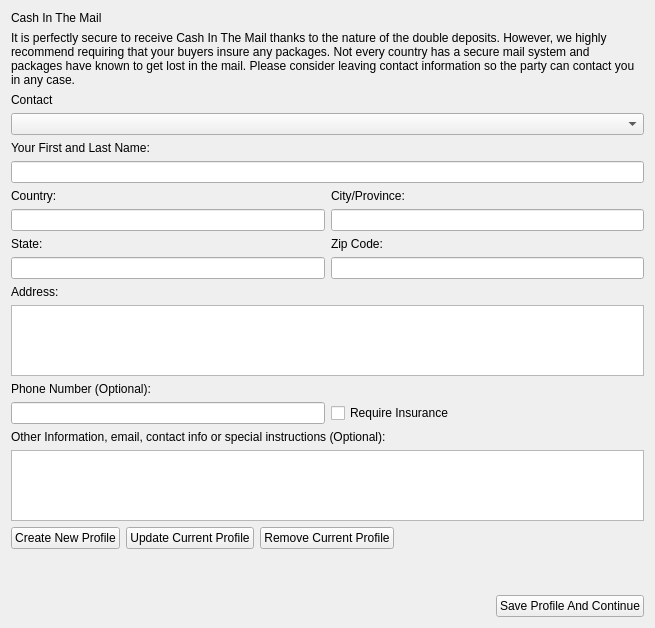
<?xml version="1.0" encoding="UTF-8"?>
<ui version="4.0">
 <class>Form</class>
 <widget class="QWidget" name="Form">
  <property name="geometry">
   <rect>
    <x>0</x>
    <y>0</y>
    <width>655</width>
    <height>628</height>
   </rect>
  </property>
  <property name="windowTitle">
   <string>Form</string>
  </property>
  <layout class="QGridLayout" name="gridLayout">
   <item row="4" column="0" colspan="2">
    <widget class="QLabel" name="NameCashText">
     <property name="text">
      <string>Your First and Last Name:</string>
     </property>
    </widget>
   </item>
   <item row="13" column="1">
    <widget class="QCheckBox" name="InsuranceCheckCash">
     <property name="text">
      <string>Require Insurance</string>
     </property>
    </widget>
   </item>
   <item row="9" column="1">
    <widget class="QLineEdit" name="ZipCashBox">
     <property name="text">
      <string/>
     </property>
    </widget>
   </item>
   <item row="7" column="0">
    <widget class="QLineEdit" name="CountryCashBox">
     <property name="text">
      <string/>
     </property>
    </widget>
   </item>
   <item row="0" column="0" colspan="2">
    <widget class="QLabel" name="CashMailText">
     <property name="text">
      <string>Cash In The Mail</string>
     </property>
    </widget>
   </item>
   <item row="6" column="0">
    <widget class="QLabel" name="CountryCashText">
     <property name="text">
      <string>Country:</string>
     </property>
    </widget>
   </item>
   <item row="5" column="0" colspan="2">
    <widget class="QLineEdit" name="NameCashBox">
     <property name="text">
      <string/>
     </property>
    </widget>
   </item>
   <item row="13" column="0">
    <widget class="QLineEdit" name="PhoneCashBox">
     <property name="text">
      <string/>
     </property>
    </widget>
   </item>
   <item row="7" column="1">
    <widget class="QLineEdit" name="CityCashBox">
     <property name="text">
      <string/>
     </property>
    </widget>
   </item>
   <item row="3" column="0" colspan="2">
    <widget class="QComboBox" name="CashMailSelect"/>
   </item>
   <item row="6" column="1">
    <widget class="QLabel" name="CityCashText">
     <property name="text">
      <string>City/Province:</string>
     </property>
    </widget>
   </item>
   <item row="8" column="1">
    <widget class="QLabel" name="ZipCashText">
     <property name="text">
      <string>Zip Code:</string>
     </property>
    </widget>
   </item>
   <item row="14" column="0" colspan="2">
    <widget class="QLabel" name="OtherInfoCash">
     <property name="text">
      <string>Other Information, email, contact info or special instructions (Optional):</string>
     </property>
    </widget>
   </item>
   <item row="8" column="0">
    <widget class="QLabel" name="StateCashText">
     <property name="text">
      <string>State:</string>
     </property>
    </widget>
   </item>
   <item row="12" column="0">
    <widget class="QLabel" name="PhoneCashText">
     <property name="text">
      <string>Phone Number (Optional):</string>
     </property>
    </widget>
   </item>
   <item row="9" column="0">
    <widget class="QLineEdit" name="StateCashBox">
     <property name="text">
      <string/>
     </property>
    </widget>
   </item>
   <item row="1" column="0" colspan="2">
    <widget class="QLabel" name="CashMailBrowser">
     <property name="text">
      <string>It is perfectly secure to receive Cash In The Mail thanks to the nature of the double deposits. However, we highly recommend requiring that your buyers insure any packages. Not every country has a secure mail system and packages have known to get lost in the mail. Please consider leaving contact information so the party can contact you in any case.</string>
     </property>
     <property name="wordWrap">
      <bool>true</bool>
     </property>
    </widget>
   </item>
   <item row="11" column="0" colspan="2">
    <widget class="QTextEdit" name="AddressCashBox">
     <property name="sizePolicy">
      <sizepolicy hsizetype="Expanding" vsizetype="Expanding">
       <horstretch>1</horstretch>
       <verstretch>1</verstretch>
      </sizepolicy>
     </property>
     <property name="maximumSize">
      <size>
       <width>16777215</width>
       <height>90</height>
      </size>
     </property>
    </widget>
   </item>
   <item row="10" column="0">
    <widget class="QLabel" name="AddressTextCash">
     <property name="text">
      <string>Address:</string>
     </property>
    </widget>
   </item>
   <item row="2" column="0">
    <widget class="QLabel" name="label">
     <property name="text">
      <string>Contact</string>
     </property>
    </widget>
   </item>
   <item row="16" column="0" colspan="2">
    <layout class="QHBoxLayout" name="horizontalLayout_2">
     <item>
      <widget class="QPushButton" name="Create6">
       <property name="text">
        <string>Create New Profile</string>
       </property>
      </widget>
     </item>
     <item>
      <widget class="QPushButton" name="Update6">
       <property name="text">
        <string>Update Current Profile</string>
       </property>
      </widget>
     </item>
     <item>
      <widget class="QPushButton" name="Remove6">
       <property name="text">
        <string>Remove Current Profile</string>
       </property>
      </widget>
     </item>
     <item>
      <spacer name="horizontalSpacer_2">
       <property name="orientation">
        <enum>Qt::Horizontal</enum>
       </property>
       <property name="sizeHint" stdset="0">
        <size>
         <width>40</width>
         <height>20</height>
        </size>
       </property>
      </spacer>
     </item>
    </layout>
   </item>
   <item row="15" column="0" colspan="2">
    <widget class="QTextEdit" name="OtherInfoCashBox">
     <property name="sizePolicy">
      <sizepolicy hsizetype="Expanding" vsizetype="Expanding">
       <horstretch>1</horstretch>
       <verstretch>1</verstretch>
      </sizepolicy>
     </property>
     <property name="maximumSize">
      <size>
       <width>16777215</width>
       <height>90</height>
      </size>
     </property>
    </widget>
   </item>
   <item row="17" column="0">
    <spacer name="verticalSpacer">
     <property name="orientation">
      <enum>Qt::Vertical</enum>
     </property>
     <property name="sizeHint" stdset="0">
      <size>
       <width>20</width>
       <height>40</height>
      </size>
     </property>
    </spacer>
   </item>
   <item row="18" column="0" colspan="2">
    <layout class="QHBoxLayout" name="horizontalLayout">
     <item>
      <spacer name="horizontalSpacer">
       <property name="orientation">
        <enum>Qt::Horizontal</enum>
       </property>
       <property name="sizeHint" stdset="0">
        <size>
         <width>40</width>
         <height>20</height>
        </size>
       </property>
      </spacer>
     </item>
     <item>
      <widget class="QPushButton" name="Save6">
       <property name="text">
        <string>Save Profile And Continue</string>
       </property>
      </widget>
     </item>
    </layout>
   </item>
  </layout>
 </widget>
 <resources>
  <include location="../../../NEW UI/Halo.qrc"/>
 </resources>
 <connections/>
</ui>
